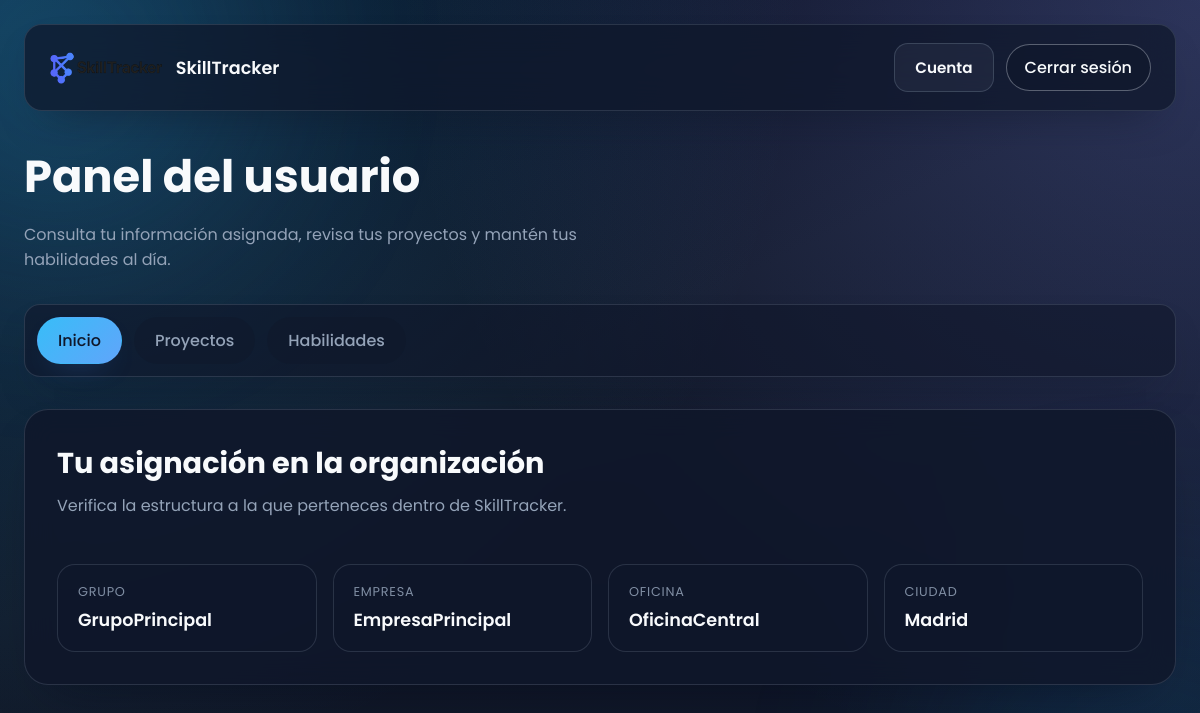
The page /dashboard_user.php (signed in) on the database as committed earlier.
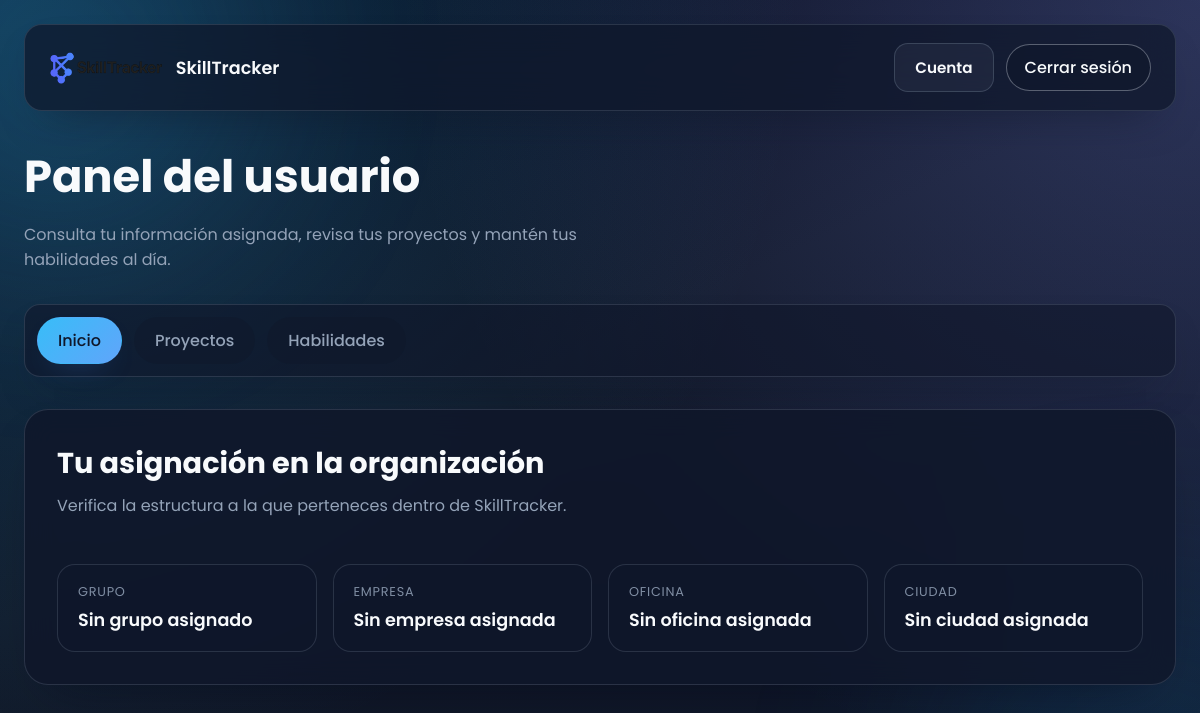
The same page on the database as committed later.
### tables this page shows
CREATE TABLE usuarios (
  id INT AUTO_INCREMENT PRIMARY KEY,
  nombre VARCHAR(100),
  apellido_paterno VARCHAR(100),
  apellido_materno VARCHAR(100),
  email VARCHAR(255) NOT NULL UNIQUE,
  password_hash VARCHAR(255) NOT NULL,
  oficina_id INT,
  empresa_id INT,
  ciudad VARCHAR(255),
  es_admin BOOLEAN NOT NULL DEFAULT 0,
  FOREIGN KEY (oficina_id) REFERENCES oficinas(id) ON DELETE RESTRICT ON UPDATE CASCADE,
  FOREIGN KEY (empresa_id) REFERENCES empresas(id) ON DELETE RESTRICT ON UPDATE CASCADE
);

CREATE TABLE grupos (
  id INT AUTO_INCREMENT PRIMARY KEY,
  nombre VARCHAR(255) NOT NULL UNIQUE
);

CREATE TABLE empresas (
  id INT AUTO_INCREMENT PRIMARY KEY,
  nombre VARCHAR(255) NOT NULL UNIQUE,
  grupo_id INT DEFAULT NULL,
  FOREIGN KEY (grupo_id) REFERENCES grupos(id) ON DELETE SET NULL ON UPDATE CASCADE
);

CREATE TABLE oficinas (
  id INT AUTO_INCREMENT PRIMARY KEY,
  nombre VARCHAR(255) NOT NULL,
  empresa_id INT NOT NULL,
  ciudad VARCHAR(255) NOT NULL,
  UNIQUE(nombre, ciudad),
  FOREIGN KEY (empresa_id) REFERENCES empresas(id) ON DELETE RESTRICT ON UPDATE CASCADE
);

### Web/dashboard_user.php (the view, shortened to what this page needs)
<?php
require_once 'db.php';
$id_usuario = $_SESSION['usuario_id'];
$stmt = $pdo->prepare("
  SELECT u.nombre,
         u.apellido_paterno,
         u.apellido_materno,
         u.ciudad AS ciudad_usuario,
         e.nombre AS empresa_nombre,
         o.nombre AS oficina_nombre,
         o.ciudad AS oficina_ciudad,
         g.nombre AS grupo_nombre
  FROM usuarios u
  LEFT JOIN empresas e ON u.empresa_id = e.id
  LEFT JOIN oficinas o ON u.oficina_id = o.id
  LEFT JOIN grupos g ON e.grupo_id = g.id
  WHERE u.id = ?
");
$stmt->execute([$id_usuario]);
$usuario_info = $stmt->fetch(PDO::FETCH_ASSOC);
$ciudad_asignada = null;
if ($usuario_info) {
  $ciudad_asignada = $usuario_info['oficina_ciudad'] ?: $usuario_info['ciudad_usuario'];
}
$tab = $_GET['tab'] ?? 'inicio';
$tab = in_array($tab, ['inicio', 'proyectos', 'habilidades'], true) ? $tab : 'inicio';
?>
<!DOCTYPE html>
<html lang="es">
<head>
  <link rel="stylesheet" href="/css/dashboard.css">
</head>
<body class="dashboard-body">
  <div class="top-bar">
    <div class="top-bar-brand">
      <img src="/images/SkillTrackerLogo.png" alt="Logo SkillTracker">
      <span>SkillTracker</span>
    </div>
    <div class="top-bar-actions">
      <a href="cuenta.php" class="ghost-button">Cuenta</a>
      <a href="logout.php" class="logout-button">Cerrar sesión</a>
    </div>
  </div>
  <main class="main-content">
    <header class="page-header">
      <h1>Panel del usuario</h1>
      <p>Consulta tu información asignada, revisa tus proyectos y mantén tus habilidades al día.</p>
    </header>
    <nav class="tabs" aria-label="Secciones del panel del usuario">
      <a href="?tab=inicio" class="tab-link <?= $tab === 'inicio' ? 'active' : '' ?>">Inicio</a>
      <a href="?tab=proyectos" class="tab-link <?= $tab === 'proyectos' ? 'active' : '' ?>">Proyectos</a>
      <a href="?tab=habilidades" class="tab-link <?= $tab === 'habilidades' ? 'active' : '' ?>">Habilidades</a>
    </nav>
    <?php if ($tab === 'inicio'): ?>
    <section class="panel-section">
      <div class="card info-card">
        <div class="section-heading">
          <h2>Tu asignación en la organización</h2>
          <p>Verifica la estructura a la que perteneces dentro de SkillTracker.</p>
        </div>
        <div class="info-grid">
          <div class="info-grid-item">
            <span class="info-label">Grupo</span>
            <span class="info-value">
              <?= $usuario_info && $usuario_info['grupo_nombre'] ? htmlspecialchars($usuario_info['grupo_nombre']) : 'Sin grupo asignado' ?>
            </span>
          </div>
          <div class="info-grid-item">
            <span class="info-label">Empresa</span>
            <span class="info-value">
              <?= $usuario_info && $usuario_info['empresa_nombre'] ? htmlspecialchars($usuario_info['empresa_nombre']) : 'Sin empresa asignada' ?>
            </span>
          </div>
          <div class="info-grid-item">
            <span class="info-label">Oficina</span>
            <span class="info-value">
              <?= $usuario_info && $usuario_info['oficina_nombre'] ? htmlspecialchars($usuario_info['oficina_nombre']) : 'Sin oficina asignada' ?>
            </span>
          </div>
          <div class="info-grid-item">
            <span class="info-label">Ciudad</span>
            <span class="info-value">
              <?= $usuario_info && $ciudad_asignada ? htmlspecialchars($ciudad_asignada) : 'Sin ciudad asignada' ?>
            </span>
          </div>
        </div>
      </div>
    </section>
    <?php endif; ?>
  </main>
</body>
</html>

Rows that differ between the two databases and show on the page:
no longer on this page (row edited): usuarios: grupos.nombre "GrupoPrincipal", empresa.nombre "EmpresaPrincipal", oficina.nombre "OficinaCentral", oficina.ciudad "Madrid"
Other text that changed with them:
text now shown: "Sin grupo asignado Sin empresa asignada Sin oficina asignada Sin ciudad asignada"
